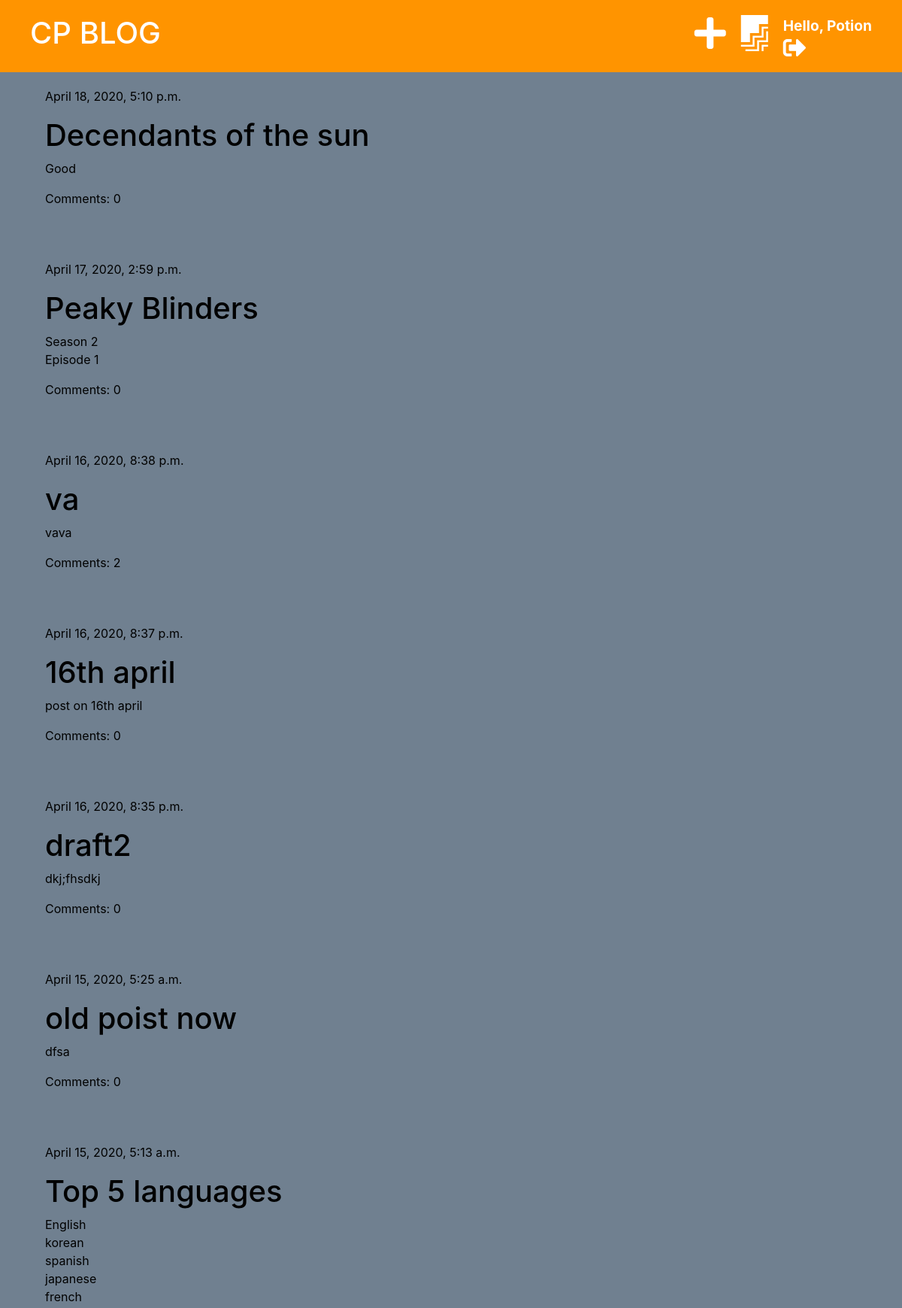
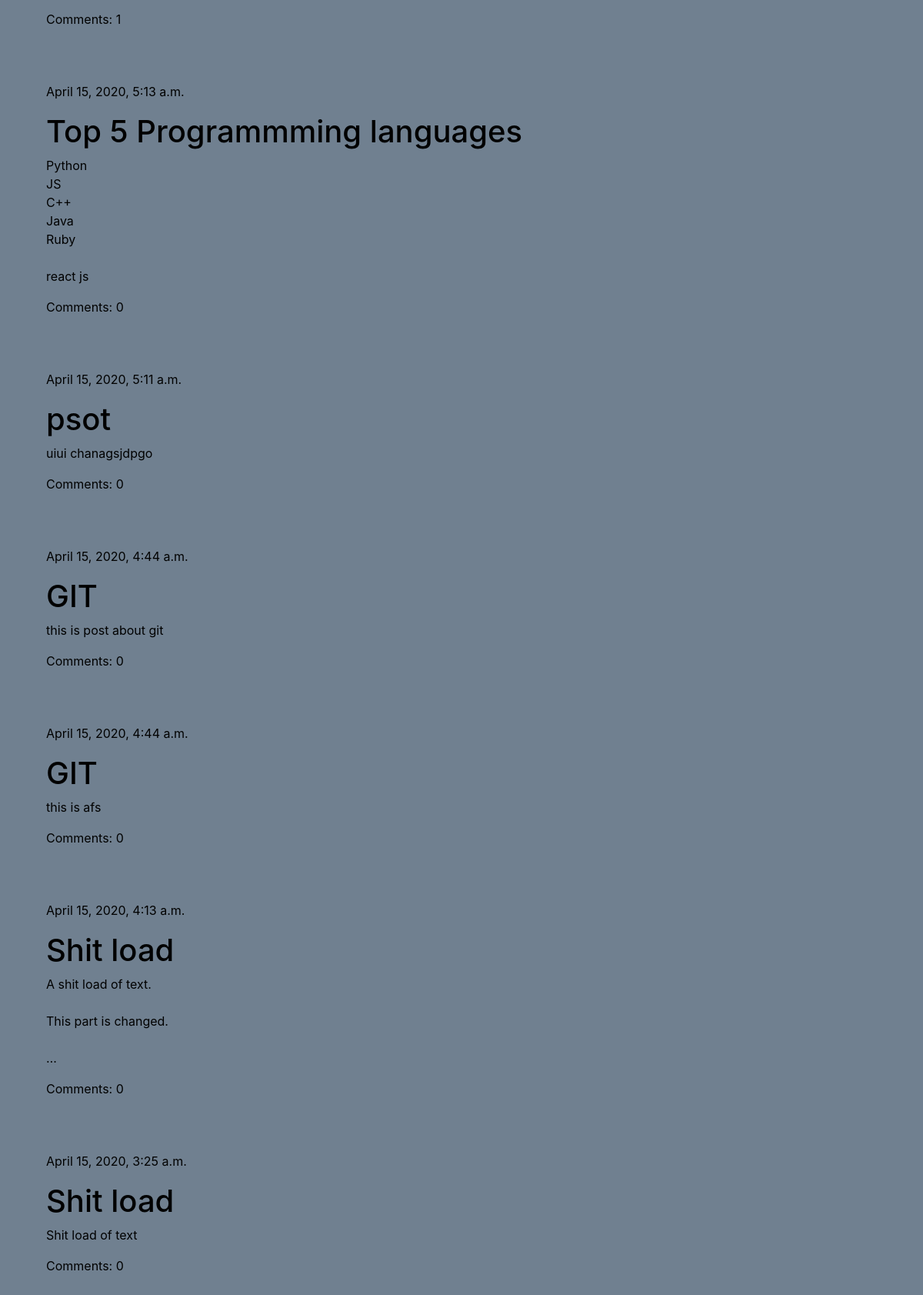
The app's page / (signed in) with its own data (2 pictures, top to bottom).
### blog/models.py (models this page shows, shortened)
class Post(models.Model):
    author = models.ForeignKey('auth.User', on_delete=models.CASCADE)
    title = models.CharField(max_length=255)
    text = models.TextField()
    created_date = models.DateTimeField(default=timezone.now)
    published_date = models.DateTimeField(blank=True, null=True)
    def approved_comments(self):
        return self.comments.filter(approved=True)

### blog/views.py (the view)
# urls.py: path('', views.post_list, name='post_list'),
def post_list(request):
    posts = Post.objects.filter(
        published_date__lte=timezone.now()
        ).order_by('-published_date')
    stuff_for_frontend = {'posts': posts}
    return render(request, 'blog/post_list.html', stuff_for_frontend)

### blog/templates/blog/post_list.html (shortened to what this page needs)
{% extends 'blog/base.html' %}
{% block content %}
	{% for post in posts %}
	    <div class="post">
			<div class="date">
		        <p>{{ post.published_date }}</p>
			</div>
	        <h1>
	            <a href="{% url 'blog:post_detail' pk=post.pk %}">{{ post.title }}
	            </a>
	        </h1>
	        <p>{{ post.text | truncatechars:50|linebreaksbr }}</p>
            <a href="{% url 'blog:post_detail' pk=post.pk %}">Comments: {{ post.approved_comments.count }}</a>
	    </div>
	{% endfor %}
{% endblock %}

### blog/templates/blog/base.html (shortened to what this page needs)
{% load static %}
<!DOCTYPE html>
<html lang="en">
<head>
    <link rel="stylesheet" href="https://stackpath.bootstrapcdn.com/bootstrap/4.4.1/css/bootstrap.min.css">
	<link rel="stylesheet" href="{% static 'css/blog.css' %}">
	<link rel="stylesheet" href="{% static 'css/zenburn.css' %}">
<link rel="stylesheet" href="https://use.fontawesome.com/releases/v5.13.0/css/all.css">
</head>
<body>
	<div class="page-header">
		{% if user.is_authenticated %}
			<p class="top-menu" style="font-size: 1.2em; font-weight: bold;">Hello, {{ user.username }}<small><a href="{% url 'logout' %}"><i class="fas fa-sign-out-alt fa-2x"></i></a></small></p>
			<a href="{% url 'blog:post_draft_list' %}"class="top-menu"><i class="fab fa-firstdraft fa-2x"></i></a>
			<a href="{% url 'blog:post_create' %}"class="top-menu"><i class="fa fa-plus fa-2x"></i></a>
		{% else %}
		<p class="top-menu" style="font-size: 1.2em; font-weight: bold;">LogIn <a href="{% url 'login' %}"><i class="fas fa-sign-in-alt fa-2x"></i></a></p>
		{% endif %}
		<h1><a href="{% url 'blog:post_list' %}">CP BLOG</a></h1>
	</div>
	<div class="content container">
		<div class="row">
			<div class="col-mid-8">
			    {% block content %}
				{% endblock %}
			</div>
		</div>
	</div>
</body>
</html>

### blog/static/css/blog.css (style rules this page uses)
body { background-color: slategrey; }
.page-header { background-color: #ff9400; padding: 20px; padding-left: 40px; }
.page-header a { color: white; outline: none; text-decoration: none; display: flex; }
.content { margin-left: 40px; }
.date { color: #343a40; }
.post { margin: 20px; margin-bottom: 70px; }
.post p, .post a { color: black; }
.post a { outline: none; text-decoration: none; }
.top-menu { color: white; float: right; align-items: center; justify-content: center; margin-right: 20px; font-size: 1.5em; font-weight: bold; }

### records on screen
Post: published_date "April 18, 2020, 5:10 p.m.", title "Decendants of the sun", text "Good", approved_comments.count "0"
Post: published_date "April 17, 2020, 2:59 p.m.", title "Peaky Blinders", text "Season 2 Episode 1", approved_comments.count "0"
Post: published_date "April 16, 2020, 8:38 p.m.", title "va", text "vava", approved_comments.count "2"
Post: published_date "April 16, 2020, 8:37 p.m.", title "16th april", text "post on 16th april", approved_comments.count "0"
Post: published_date "April 16, 2020, 8:35 p.m.", title "draft2", text "dkj;fhsdkj", approved_comments.count "0"
Post: published_date "April 15, 2020, 5:25 a.m.", title "old poist now", text "dfsa", approved_comments.count "0"
Post: published_date "April 15, 2020, 5:13 a.m.", title "Top 5 languages", text "English korean spanish japanese french", approved_comments.count "1"
Post: published_date "April 15, 2020, 5:13 a.m.", title "Top 5 Programmming languages", text "Python JS C++ Java Ruby react js", approved_comments.count "0"
Post: published_date "April 15, 2020, 5:11 a.m.", title "psot", text "uiui chanagsjdpgo", approved_comments.count "0"
Post: published_date "April 15, 2020, 4:44 a.m.", title "GIT", text "this is post about git", approved_comments.count "0"
Post: published_date "April 15, 2020, 4:44 a.m.", title "GIT", text "this is afs", approved_comments.count "0"
Post: published_date "April 15, 2020, 4:13 a.m.", title "Shit load", text "A shit load of text. This part is changed. …", approved_comments.count "0"
Post: published_date "April 15, 2020, 3:25 a.m.", title "Shit load", text "Shit load of text", approved_comments.count "0"

### other values on screen
{{ user.username }} "Potion"
